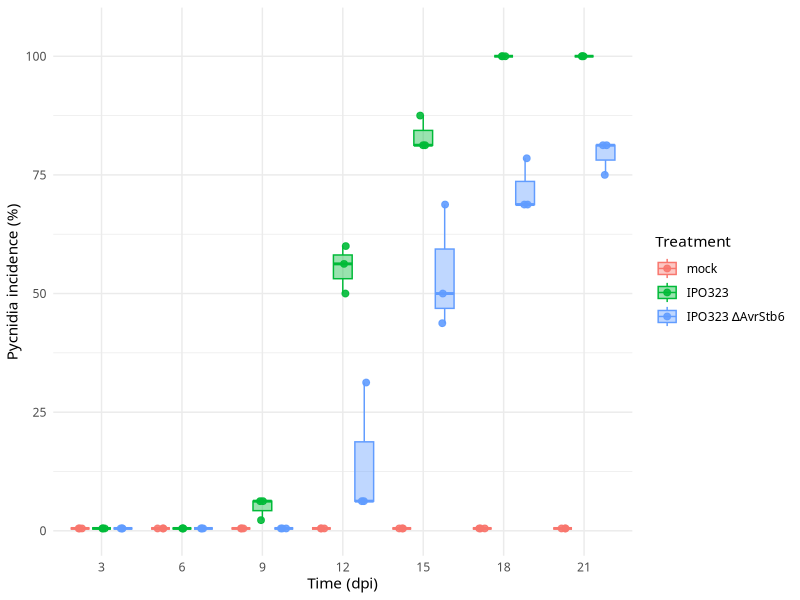
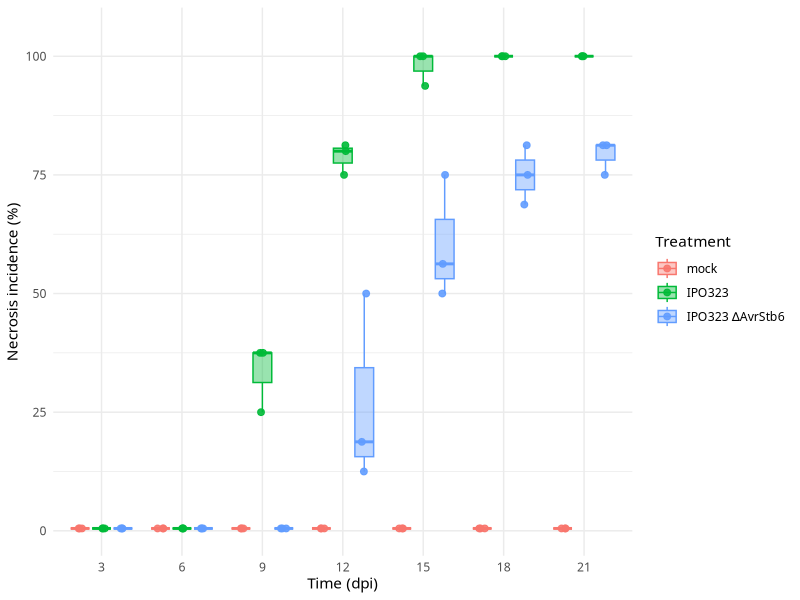
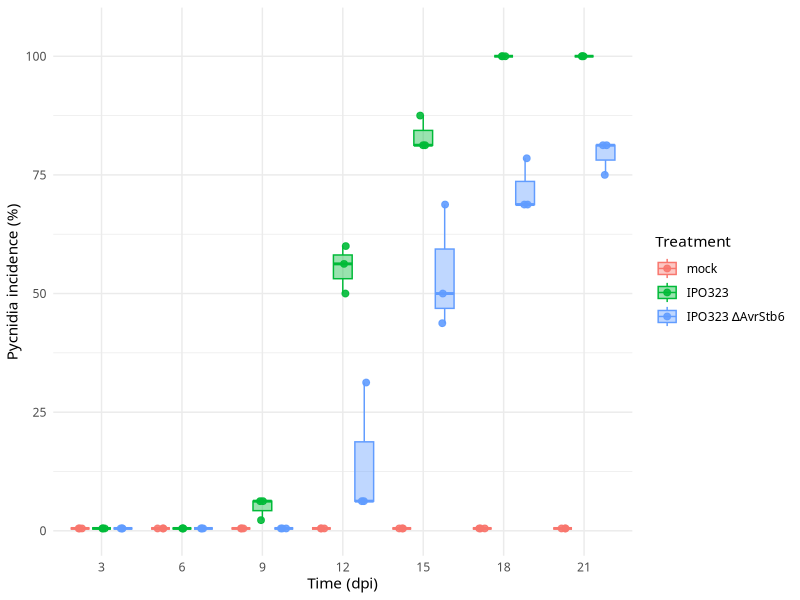
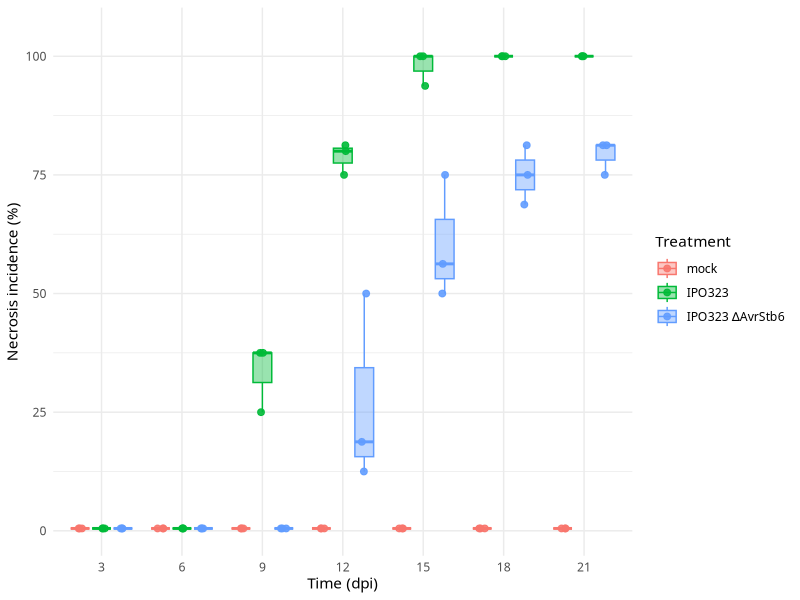

These charts were generated, in order, by the following R code: (Note: this script raises an error after producing the figures.)
## ---- chunk 1

library(ggpubr)
library(dplyr)
library(readr)

# Read the data (replace with your actual file path)
df <- read.csv("disease_timecourse.csv", header = TRUE)


# Summarise
df_summary <- df %>%
  group_by(treatment, day) %>%
  summarise(
    mean_pycnidia = mean(pycnidia_incidence),
    se_pycnidia = sd(pycnidia_incidence)/sqrt(n()),
    mean_necrosis = mean(necrosis_incidence),
    se_necrosis = sd(necrosis_incidence)/sqrt(n()),
    .groups = "drop"
  )


#Reorganise and relabel variables
df$treatment <- factor(
  df$treatment,
  levels = c(
    "mock",
    "IPO323",
    "∆AvrStb6"
  ),
  labels = c(
    "mock",
    "IPO323",
    "IPO323 ∆AvrStb6"
  )
)

#Subsetting specifc time points
df <- df %>%
  filter(day %in% c(3, 6, 9, 12, 15, 18, 21))


## ---- chunk 2


# Pycnidia ggboxplot plot
ggboxplot(df, x = "day", y = "pycnidia_incidence",
          fill = "treatment",
          color = "treatment",
          add = "jitter",
          add.params = list(size = 2, alpha = 0.9),
          width = 0.7,
          alpha = 0.4,                    # transparency for boxes
          outlier.shape = NA) +
  coord_cartesian(ylim = c(0, 105)) +
  labs(x = "Time (dpi)",
       y = "Pycnidia incidence (%)",
       color = "Treatment",
       fill = "Treatment") +
  theme_minimal() +
  theme(
    text = element_text(family = "Avenir Next Medium")
  )



# Save last plot as a high-resolution PNG
ggsave("Figure_2A_Obelisk_pycnidia_incidence.png", width = 6, height = 4, dpi = 600)


## ---- chunk 3

# Necrosis ggboxplot plot
ggboxplot(df, x = "day", y = "necrosis_incidence",
          fill = "treatment",
          color = "treatment",
          add = "jitter",
          add.params = list(size = 2, alpha = 0.9),
          width = 0.7,
          alpha = 0.4,                    # transparency for boxes
          outlier.shape = NA) +
  coord_cartesian(ylim = c(0, 105)) +
  labs(x = "Time (dpi)",
       y = "Necrosis incidence (%)",
       color = "Treatment",
       fill = "Treatment") +
  theme_minimal() +
  theme(
    text = element_text(family = "Avenir Next Medium")
  )


# Save last plot as a high-resolution PNG
ggsave("Figure_2B_Obelisk_necrosis_incidence.png", width = 6, height = 4, dpi = 600)


## ---- chunk 4

library(dplyr)
library(rstatix)
library(openxlsx)

df_anova <- df %>%
  group_by(day) %>%
  filter(var(pycnidia_incidence, na.rm = TRUE) > 0) %>%
  ungroup()

anova_results <- df_anova %>%
  group_by(day) %>%
  anova_test(pycnidia_incidence ~ treatment)

anova_results

write.xlsx(
  anova_results,
  "anova_results_pycnidia.xlsx",
  overwrite = TRUE
)

## ---- chunk 5

tukey_results <- df_anova %>%
  group_by(day) %>%
  tukey_hsd(pycnidia_incidence ~ treatment)

tukey_results

write.xlsx(
  tukey_results,
  "tukey_results_pycnidia.xlsx",
  overwrite = TRUE
)

## ---- chunk 6

mean_incidence <- df %>%
  group_by(day, treatment) %>%
  summarise(
    mean_pycnidia = mean(pycnidia_incidence),
    .groups = "drop"
  )

reduction_table <- mean_incidence %>%
  filter(treatment %in% c("IPO323", "IPO323 ∆AvrStb6")) %>%
  pivot_wider(
    names_from = treatment,
    values_from = mean_pycnidia
  ) %>%
  mutate(
    difference = IPO323 - `IPO323 ∆AvrStb6`,
    reduction_percent = 100 * difference / IPO323
  )

#Restricting to significant time points only
sig_days <- tukey_results %>%
  filter(
    group1 == "IPO323" &
    group2 == "IPO323 ∆AvrStb6" &
    p.adj < 0.05
  ) %>%
  pull(day)

reduction_table_sig <- reduction_table %>%
  filter(day %in% sig_days)

reduction_table_sig

write.xlsx(
  reduction_table_sig,
  "pycnidia_incidence_reduction.xlsx",
  overwrite = TRUE
)



## ---- chunk 7

library(dplyr)
library(rstatix)

df_anova <- df %>%
  group_by(day) %>%
  filter(var(necrosis_incidence, na.rm = TRUE) > 0) %>%
  ungroup()

anova_results <- df_anova %>%
  group_by(day) %>%
  anova_test(necrosis_incidence ~ treatment)

anova_results

write.xlsx(
  anova_results,
  "anova_results_necrosis.xlsx",
  overwrite = TRUE
)

## ---- chunk 8

tukey_results <- df_anova %>%
  group_by(day) %>%
  tukey_hsd(necrosis_incidence ~ treatment)

tukey_results

write.xlsx(
  tukey_results,
  "tukey_results_necrosis.xlsx",
  overwrite = TRUE
)

## ---- chunk 9

mean_incidence <- df %>%
  group_by(day, treatment) %>%
  summarise(
    mean_necrosis = mean(necrosis_incidence),
    .groups = "drop"
  )

reduction_table <- mean_incidence %>%
  filter(treatment %in% c("IPO323", "IPO323 ∆AvrStb6")) %>%
  pivot_wider(
    names_from = treatment,
    values_from = mean_necrosis
  ) %>%
  mutate(
    difference = IPO323 - `IPO323 ∆AvrStb6`,
    reduction_percent = 100 * difference / IPO323
  )

#Restricting to significant time points only
sig_days <- tukey_results %>%
  filter(
    group1 == "IPO323" &
    group2 == "IPO323 ∆AvrStb6" &
    p.adj < 0.05
  ) %>%
  pull(day)

reduction_table_sig <- reduction_table %>%
  filter(day %in% sig_days)

reduction_table_sig

write.xlsx(
  reduction_table_sig,
  "necrosis_incidence_reduction.xlsx",
  overwrite = TRUE
)
